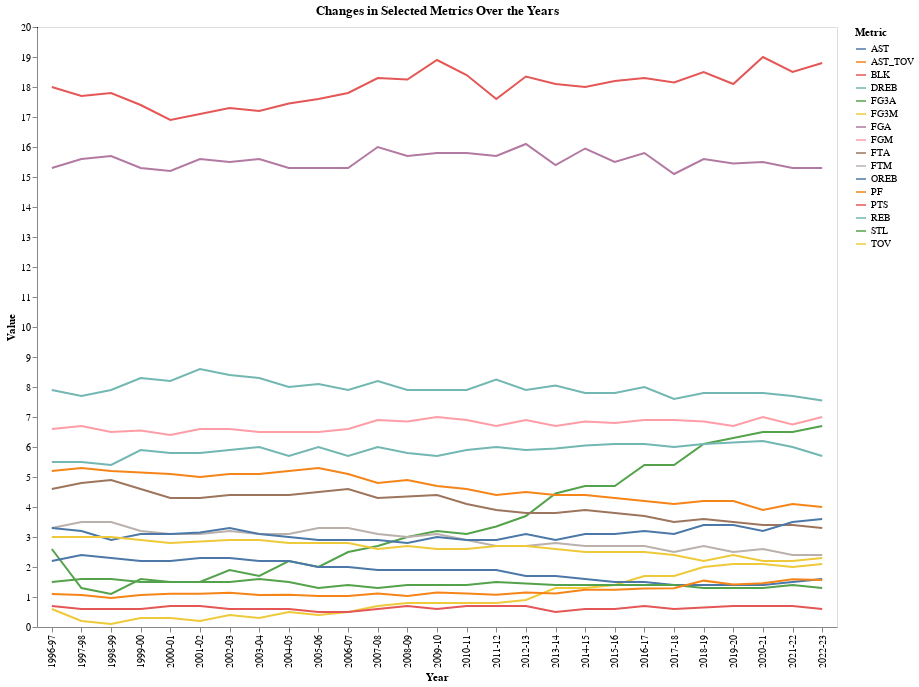

The notebook cell this image was saved under:
### Code cell
import altair as alt

# Melt the DataFrame to have a long format
melted_df = change_df_regular_season.melt(id_vars='Year', var_name='Metric', value_name='Value')

# Create selection for interactive legend
selection = alt.selection_multi(fields=['Metric'], bind='legend')

# Create the line chart with interactive legend
chart = alt.Chart(melted_df).mark_line().encode(
    x='Year:O',
    y='Value:Q',
    color=alt.condition(selection, 'Metric:N', alt.value('lightgray')),
    tooltip=['Year', 'Metric', 'Value']
).add_selection(
    selection
).properties(
    title='Changes in Selected Metrics Over the Years',
    width=800,
    height=600
)

# Set the background color of the entire chart
background = alt.Chart(pd.DataFrame({'': [0]})).mark_rect(color='#0d0a2c').encode(x=alt.value(0), y=alt.value(0), x2=alt.value(1), y2=alt.value(1))

# Display the chart with the background
(chart + background).configure_axis(grid=False)  # Remove grid lines

### Figure 1 — Vega-Lite specification as saved in the notebook (floating-point values rounded to 4 significant figures; data arrays with more than 128 entries replaced by an {"elided": "..."} marker saying what was removed)
{"config": {"view": {"continuousWidth": 300, "continuousHeight": 300}, "axis": {"grid": false}}, "layer": [{"data": {"name": "data-d00dd6f880554d413eddafad725da16a"}, "mark": {"type": "line"}, "encoding": {"color": {"condition": {"param": "param_20", "field": "Metric", "type": "nominal"}, "value": "lightgray"}, "tooltip": [{"field": "Year", "type": "nominal"}, {"field": "Metric", "type": "nominal"}, {"field": "Value", "type": "quantitative"}], "x": {"field": "Year", "type": "ordinal"}, "y": {"field": "Value", "type": "quantitative"}}, "name": "view_3", "title": "Changes in Selected Metrics Over the Years"}, {"data": {"name": "data-8b7a954fe2882941a61830bb4f078f53"}, "mark": {"type": "rect", "color": "#0d0a2c"}, "encoding": {"x": {"value": 0}, "x2": {"value": 1}, "y": {"value": 0}, "y2": {"value": 1}}}], "height": 600, "params": [{"name": "param_20", "select": {"type": "point", "fields": ["Metric"]}, "bind": "legend", "views": ["view_3"]}], "width": 800, "$schema": "https://vega.github.io/schema/vega-lite/v5.17.0.json", "datasets": {"data-d00dd6f880554d413eddafad725da16a": {"elided": "432 records"}, "data-8b7a954fe2882941a61830bb4f078f53": [{"": 0}]}}
